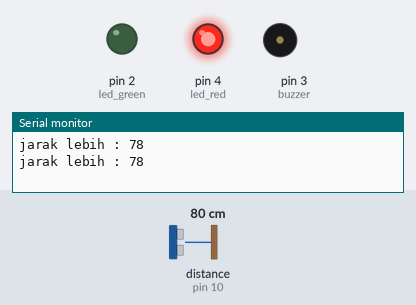
Recording of a sketch running on a simulated Arduino Uno, built with avr-gcc and run on an emulated ATmega328P. Shown: output pins drawn as LEDs (lit = HIGH), buzzer (waves = sounding), the last lines printed to the serial monitor. Wiring (inferred from the names in the program): ultrasonic range finder: trigger pin 9; echo pin 10. Inputs (shaded band) come from the test bench; at power-on: distance to the obstacle (sensor on pin 10) 80 cm. The echo pulse lasts 58.3 µs per cm; pins used as bus, display or sensor lines are not drawn.

Above: at 1.8 s.
1.9 s: distance to the obstacle (sensor on pin 10) set to 68 cm
3.4 s: distance to the obstacle (sensor on pin 10) set to 61 cm
At 5.2 s:
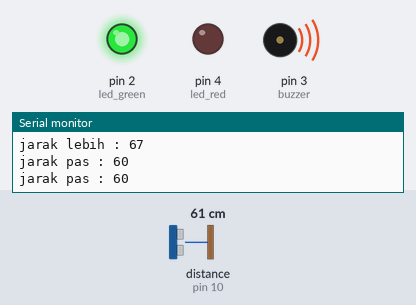
5.5 s: distance to the obstacle (sensor on pin 10) set to 120 cm
At 7.2 s:
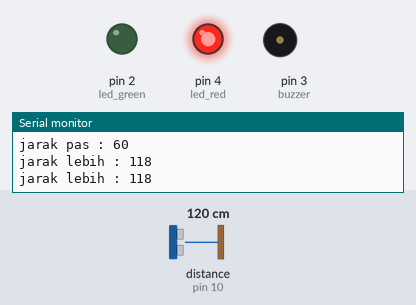
7.5 s: distance to the obstacle (sensor on pin 10) set to 60 cm
At 9.2 s:
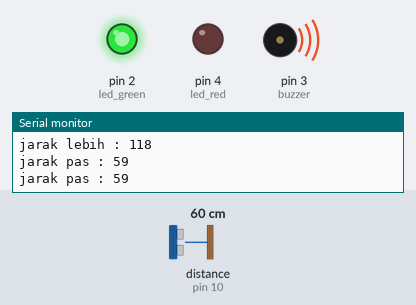
Timing chart, 0 to 10.5 s (numbered marks = the images above; inputs shaded):
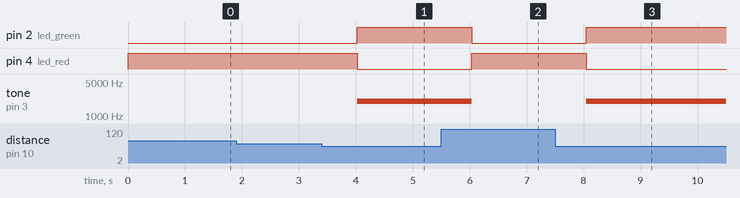

The sketch:

fungsi_pemrograman.ino
```cpp
const int trigPin = 9;
const int echoPin = 10;
const int mag = 11;
int led_red = 4;
int led_green = 2;
int buzzer = 3;

long duration;
int distance;

//nilai batas cakupan sensorh
int batas_atas = 40; //196
int batas_bawah = 65; //292

void setup() {
  pinMode(trigPin, OUTPUT);
  pinMode(echoPin, INPUT);
  pinMode(led_green, OUTPUT);
  pinMode(led_red, OUTPUT);
  pinMode(buzzer, OUTPUT);
  pinMode(mag, INPUT);
  Serial.begin(9600);

}
void loop() {
  baca();
  //Serial.print("jarak : ");
  //Serial.println(distance);
  if (distance <= batas_atas){
    digitalWrite(led_green, LOW);
    digitalWrite(led_red, HIGH);
    noTone(buzzer);
    Serial.print("jarak kurang : ");
    Serial.println(distance);
  }
  else if (distance >= batas_bawah){
    digitalWrite(led_green, LOW);
    digitalWrite(led_red, HIGH);
    noTone(buzzer);
    Serial.print("jarak lebih : ");
    Serial.println(distance);
  }
  else {
    digitalWrite(led_green, HIGH);
    digitalWrite(led_red, LOW);
    tone(buzzer, 2000);
    Serial.print("jarak pas : ");
    Serial.println(distance);
  }

  delay(1000);
}

void baca() {
  digitalWrite(trigPin, LOW);
  delayMicroseconds(2);
  digitalWrite(trigPin, HIGH);
  delayMicroseconds(10);
  digitalWrite(trigPin, LOW);
  duration = pulseIn(echoPin, HIGH);
  distance = duration*0.034/2;
  }

  void readMagnetic(){
    if (digitalRead(mag)==HIGH){
      Serial.println("Pintu Tertutup");
    }
    else{
      Serial.print("Pintu Terbuka");
      }
  }
```

Measured:
- the behaviour switches between 66 and 65 cm on distance to the obstacle (sensor on pin 10) (found by bisection; images 0 and 1)
- after the input at 3.4 s, pin 2 (led_green): LOW → HIGH after 0.62 s; pin 4 (led_red): HIGH → LOW after 0.62 s; tone on pin 3 (buzzer): silent → 2000 Hz after 0.62 s
- after the input at 5.5 s, pin 2 (led_green): HIGH → LOW after 0.54 s; pin 4 (led_red): LOW → HIGH after 0.54 s; tone on pin 3 (buzzer): 2000 Hz → silent after 0.54 s
- after the input at 7.5 s, pin 2 (led_green): LOW → HIGH after 0.55 s; pin 4 (led_red): HIGH → LOW after 0.55 s; tone on pin 3 (buzzer): silent → 2000 Hz after 0.55 s
